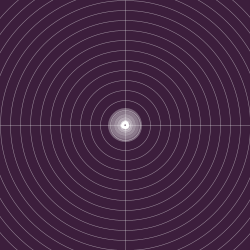
Frame 1 (no input)
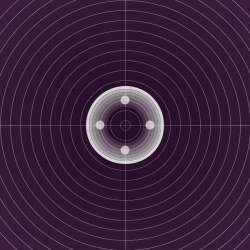
Frame 60 (the mouse pressed at the canvas centre just before this capture)
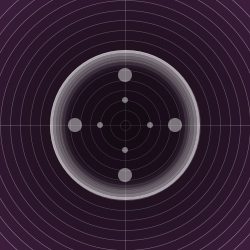
Frame 120 (the mouse held since frame 60 and released just before this capture)

The Processing sketch that drew these frames (run headless with seeded random() and noise(); from frame 60 on, the mouse is pressed at the canvas centre):

// Processing sketch: processing_18339
// ── processing_18339.pde

float s =5 ;
float s2 =10;
float s3 = 16;
float s4 = 22;
float s5 = 28;
float trans = 255;
float trans2 = 0;
float fps = 500;
float x = 50;
float x2 = 100;
float x3 = 150;
float x4 = 200;
 
void setup() {
 size(250,250);
 smooth();
 background(50,0,0);
 frameRate(fps);
}
 
void draw() {
 background(60,30,60);
 stroke(255,127);
 strokeWeight(0.5);
 line(0,125,250,125);
 line(125,250,125,0);
 fill(0,trans2);
 ellipse(width/2,height/2,10,10);
 ellipse(width/2,height/2,30,30);
 ellipse(width/2,height/2,50,50);
 ellipse(width/2,height/2,70,70);
 ellipse(width/2,height/2,90,90);
 ellipse(width/2,height/2,110,110);
 ellipse(width/2,height/2,130,130);
 ellipse(width/2,height/2,150,150);
 ellipse(width/2,height/2,170,170);
 ellipse(width/2,height/2,190,190);
 ellipse(width/2,height/2,210,210);
 ellipse(width/2,height/2,230,230);
 ellipse(width/2,height/2,250,250);
 ellipse(width/2,height/2,270,270);
 ellipse(width/2,height/2,290,290);
 ellipse(width/2,height/2,310,310);
 ellipse(width/2,height/2,330,330);
 if(s>x){
 fill(255,trans-50);
 noStroke();
 ellipse(100,height/2,s2,s2);
 ellipse(150,height/2,s2,s2);
 ellipse(width/2,100,s2,s2);
 ellipse(width/2,150,s2,s2);
 s2-=0.05;
 }
 if(s>x2){
 ellipse(175,height/2,s3,s3);
 ellipse(75,height/2,s3,s3);
 ellipse(width/2,175,s3,s3);
 ellipse(width/2,75,s3,s3);
 s3-=0.05;
 }
 if(s>x3){
 ellipse(200,height/2,s4,s4);
 ellipse(50,height/2,s4,s4);
 ellipse(width/2,200,s4,s4);
 ellipse(width/2,50,s4,s4);
 s4-=0.05;
 }
 if(s>x4){
 ellipse(225,height/2,s5,s5);
 ellipse(25,height/2,s5,s5);
 ellipse(width/2,255,s5,s5);
 ellipse(width/2,25,s5,s5);
 s5-=0.05;
 }
 noFill();
 strokeWeight(3);
 stroke(255,trans);
 ellipse(width/2,height/2,s,s);
 stroke(255,trans-50);
 ellipse(width/2,height/2,s-6,s-6);
 stroke(255,trans-75);
 ellipse(width/2,height/2,s-12,s-12);
 stroke(255,trans-100);
 ellipse(width/2,height/2,s-18,s-18);
 stroke(255,trans-125);
 ellipse(width/2,height/2,s-24,s-24);
 stroke(255,trans-150);
 ellipse(width/2,height/2,s-30,s-30);
 stroke(255,trans-175);
 ellipse(width/2,height/2,s-36,s-36);
 s+=1.2;
 trans-=0.8;
 trans2+=0.15;
 
 if (s>300) {
 s = 5;
 s2 =10;
 s3 =16;
 s4 =22;
 s5 = 28;
 trans = 255;
 trans2 = 0;
 }
 
 if(s>250) {
   trans2-=1;
 }
}
